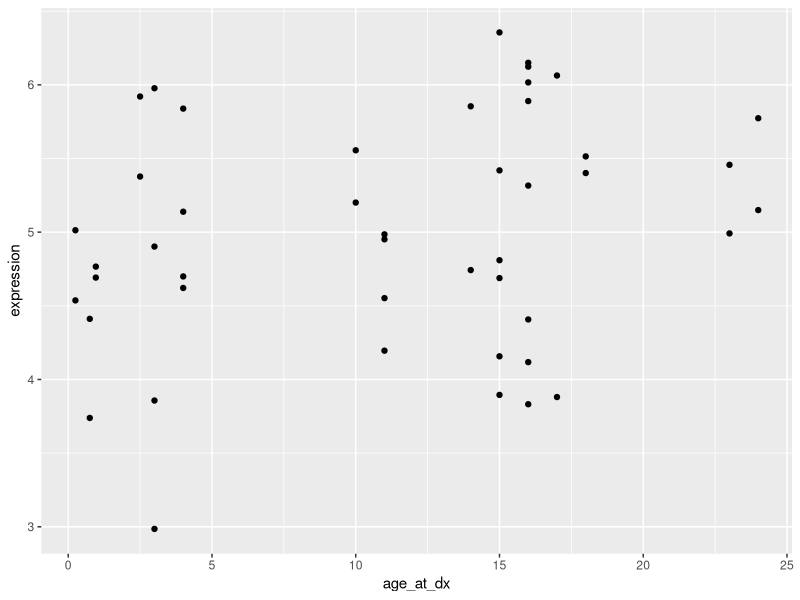
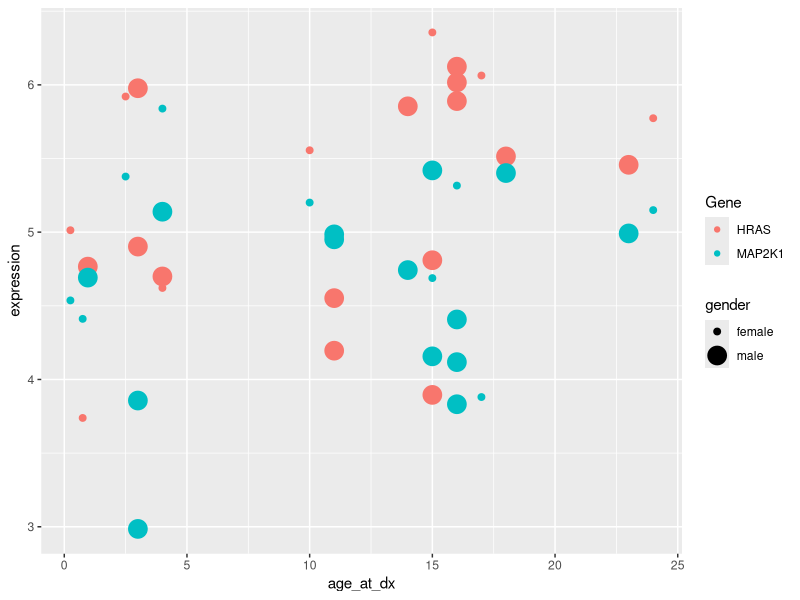
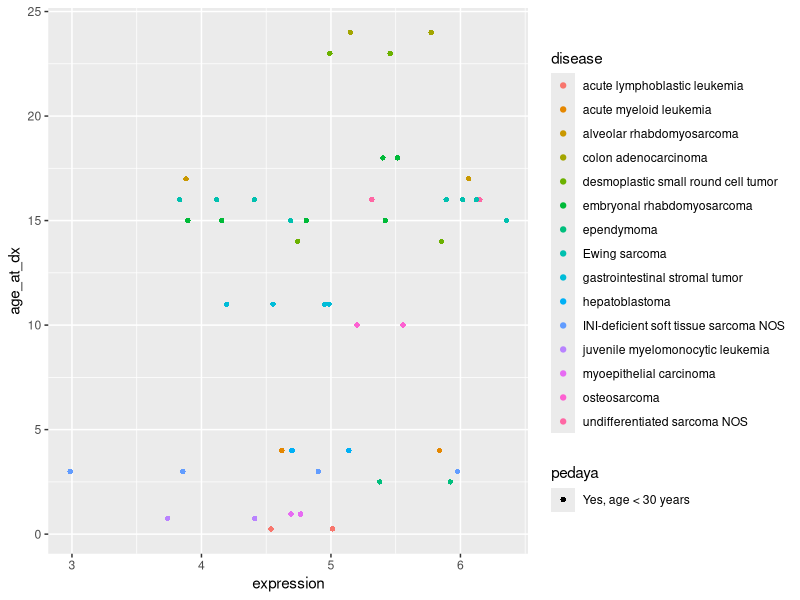
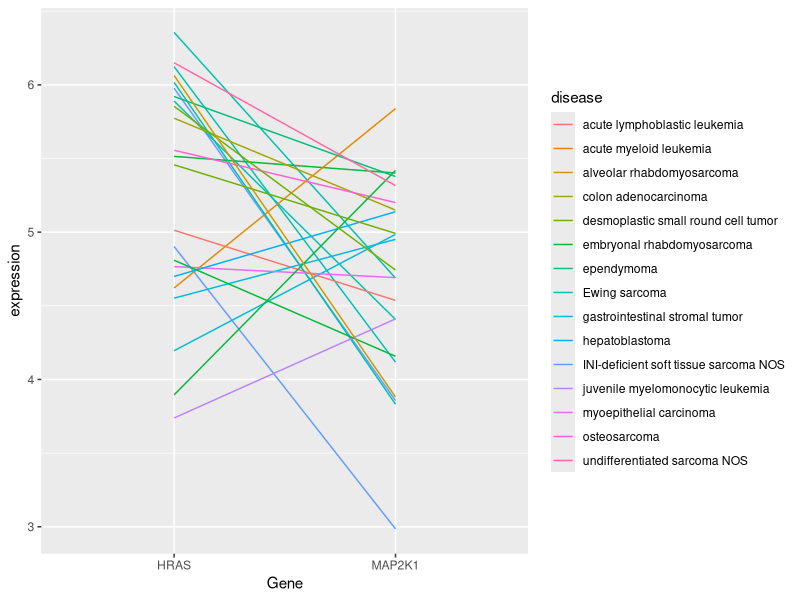
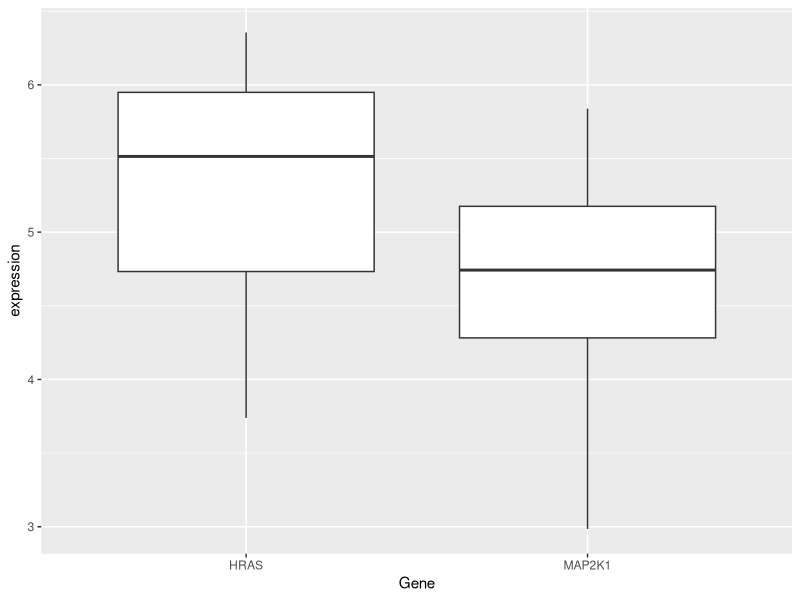
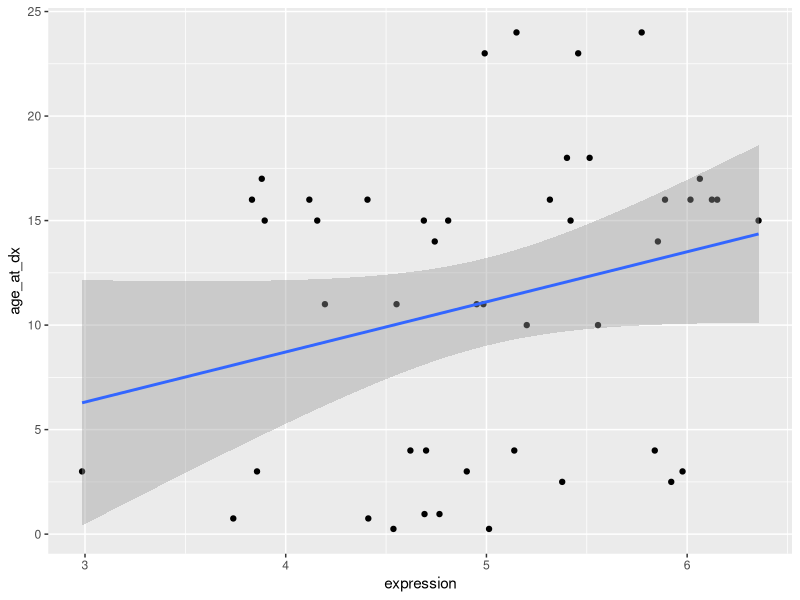
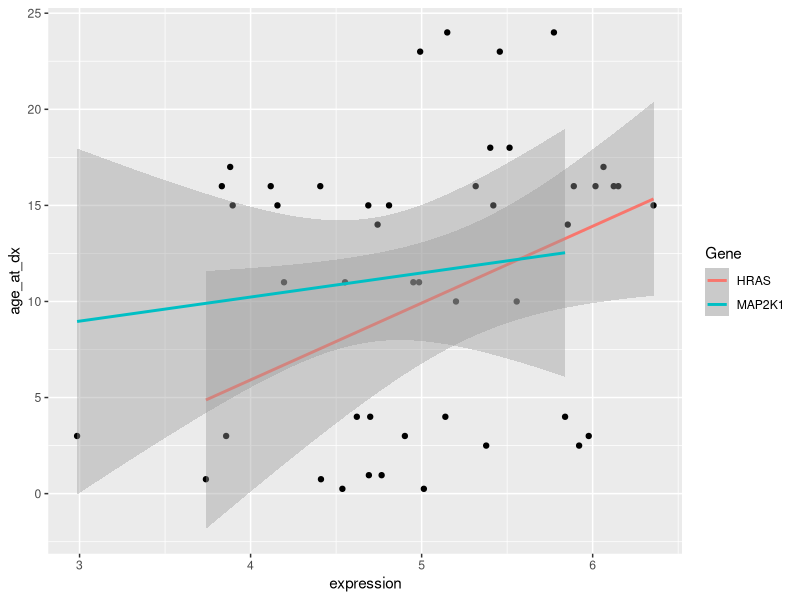
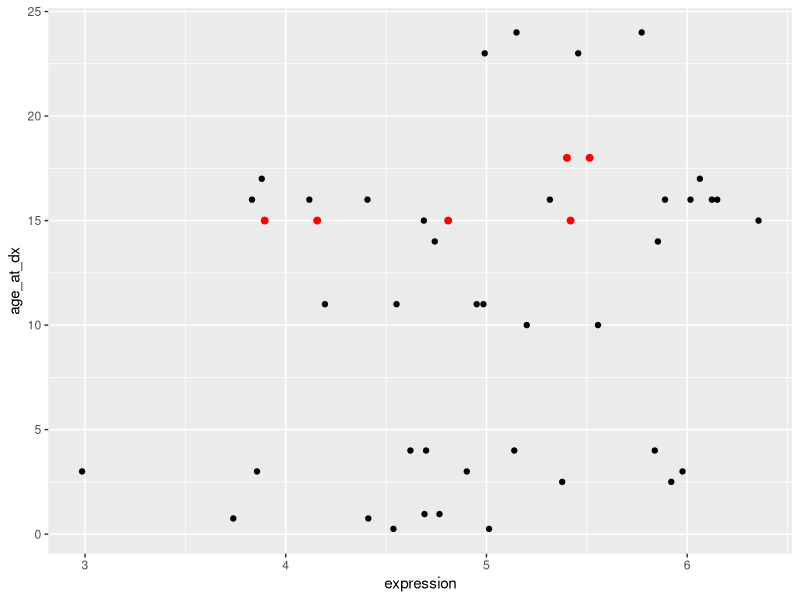

R code for these plots, in order:
## ---- chunk 1
knitr::opts_chunk$set(fig.width=6, fig.height=3, fig.align="center")
## ---- chunk 2
library(tidyverse)
## ---- chunk 3

sample_metadata <- read_tsv("clinical_TumorCompendium_v10_PolyA_2019-07-25_clean.tsv")
expression_values <- read_tsv("expression_data_for_MAP2K1_HRAS_v9_.tsv") %>%
  gather(sample, expression, -Gene)
expression_by_disease <- left_join(expression_values, sample_metadata, by=c("sample")) 

small_expression_by_disease <- expression_by_disease %>% filter(grepl("TH34", sample))

## ---- chunk 4
ggplot(small_expression_by_disease, aes(x=age_at_dx, y=expression)) +
    geom_point()
## ---- chunk 5

ggplot(small_expression_by_disease, aes(x=age_at_dx, y=expression, 
                                        color=Gene, size = gender)) +
    geom_point()

## ---- chunk 6
ggplot(small_expression_by_disease, aes(x=expression, y=age_at_dx, 
                                        color = disease, shape = pedaya)) +
    geom_point()

## ---- chunk 7
ggplot(small_expression_by_disease, aes(x=Gene, y=expression, 
                                        group=sample, color=disease)) +
    geom_line()
## ---- chunk 8
ggplot(small_expression_by_disease, aes(x=Gene, y=expression, group=Gene)) +
    geom_boxplot()
## ---- chunk 9
ggplot(small_expression_by_disease, aes(x=expression, y=age_at_dx)) +
    geom_point() +
    geom_smooth(method = 'lm')

## ---- chunk 10

ggplot(small_expression_by_disease, aes(x=expression, y=age_at_dx)) +
    geom_point() +
    geom_smooth(aes(color = Gene), method = 'lm')
## ---- chunk 11
small_expression_in_eRMS <- filter(small_expression_by_disease, disease == "embryonal rhabdomyosarcoma")

ggplot(small_expression_by_disease, aes(x=expression, y=age_at_dx)) +
    geom_point() +
    geom_point(data = small_expression_in_eRMS, color = "red", size = 2) 

## ---- chunk 12
ggplot(small_expression_by_disease, aes(x=expression, y=age_at_dx)) +
    geom_point() +
    labs(x="Gene expression", y="Age", title="TH34 samples")
## ---- chunk 13
ggplot(small_expression_by_disease, aes(x=expression, y=age_at_dx)) +
    geom_point() +
    coord_cartesian(xlim=c(0,7))
## ---- chunk 14
ggplot(small_expression_by_disease, aes(x=expression, y=age_at_dx)) +
    geom_point() +
    facet_wrap(~ Gene)
